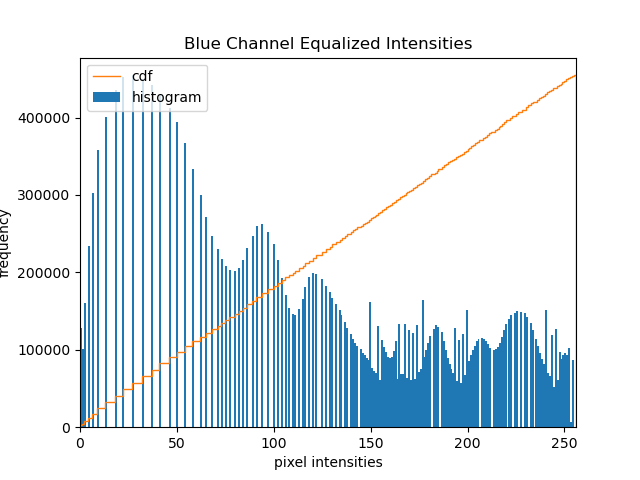
#> input picture data/Blue Channel Equalized Intensities.png, 640 x 480 px, given in place of DSC_0232.JPG, which was not available
$ jupyter execute hist_equalization.ipynb   (text cells are left out)
#> lines starting #> are read from the running program, lines starting #| are printed output that depends on the picture; pictures that were not available may be replaced by others from this repository, and a replacement may not be noted
[cell 1]
import matplotlib.pyplot as plt
import cv2

# [4 lines of commented-out code are left out]
img = cv2.imread('data/DSC_0232.JPG')
#> img is the input picture: shape (480, 640, 3); mean B, G, R 241.1, 234.4, 224.5
img = cv2.cvtColor(img, cv2.COLOR_BGR2RGB)
plt.imshow(img)
plt.axis('off')
plt.show()
img.shape
#> Out = (480, 640, 3)

[cell 2]
import numpy as np

np.max(img), np.min(img)
#> Out = (255, 0)

[cell 3]
red_channel_img   = img[:, :, 0]
green_channel_img = img[:, :, 1]
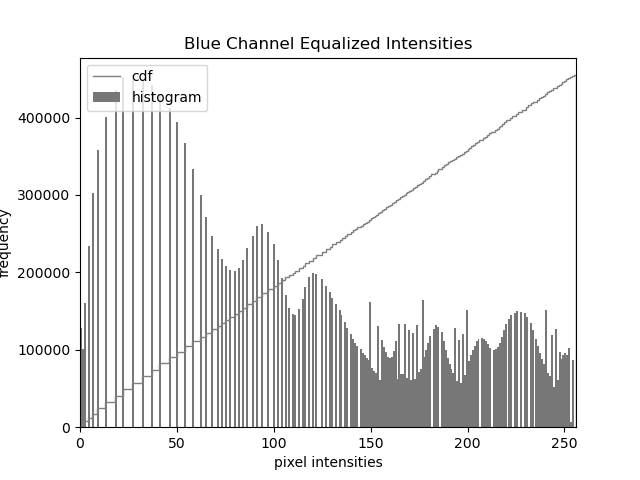
#> green_channel_img: shape (480, 640); min 0, max 255, mean 234.4
blue_channel_img  = img[:, :, 2]
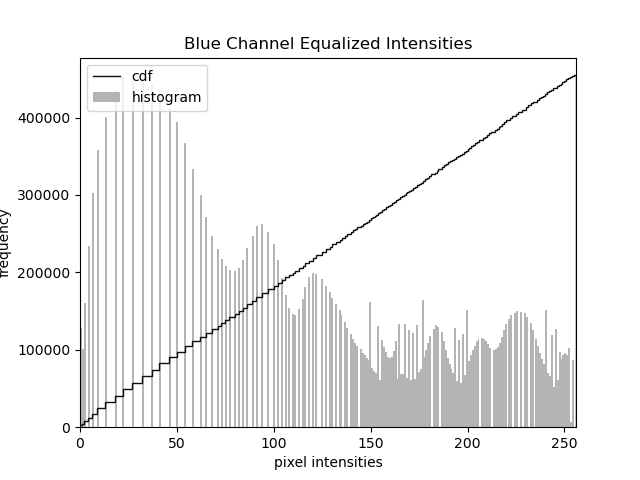
#> blue_channel_img: shape (480, 640); min 0, max 255, mean 241.1

[cell 4]
def plot_histogram(channel_intensities:np.ndarray, title:str, save=True):
    hist, bins = np.histogram(channel_intensities.ravel(), bins=256, range=(0,256))
    cdf = hist.cumsum()
    cdf_norm = cdf * float(hist.max()) / cdf.max()


    plt.hist(channel_intensities.ravel(), bins=256, range=(0,255))
    plt.stairs(cdf_norm)
    plt.title(title)
    plt.xlim([0, 256])
    plt.xlabel('pixel intensities')
    plt.ylabel('frequency')
    plt.legend(('cdf','histogram'), loc = 'upper left')
    if save:
        plt.savefig(f'data/{title}.png')

    plt.show()

plot_histogram(red_channel_img, 'Red Channel Intensities')
#> in plot_histogram, `hist, bins = np.histogram(channel_intensities.ravel(), bins=256, range..`: hist = 256 values, max 259652 at index 255, min 1 at index 51, mean 1200; bins = 257 values from 0 to 256
#> in plot_histogram, `cdf = hist.cumsum()`: cdf = 256 values from 2324 to 307200
#> in plot_histogram, `cdf_norm = cdf * float(hist.max()) / cdf.max()`: cdf_norm = 256 values from 1964.3 to 259652

[cell 5]
plot_histogram(green_channel_img, 'Green Channel Intensities')
#> call 2 of plot_histogram, with title = 'Green Channel Intensities', save = True
#> in plot_histogram (call 2), `hist, bins = np.histogram(channel_intensities.ravel(), bins=256, range..`: hist = 256 values, max 257664 at index 255, min 0 at index 145, mean 1200
#> in plot_histogram (call 2), `cdf_norm = cdf * float(hist.max()) / cdf.max()`: cdf_norm = 256 values from 1949.3 to 257664
#> in plot_histogram (call 2), `plt.savefig(f'data/{title}.png')`:
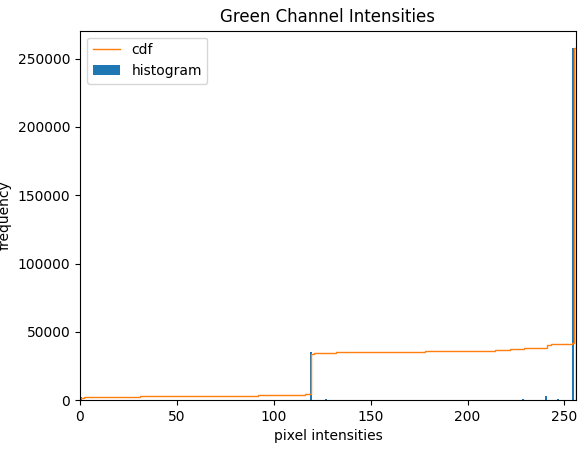
#> figure drawn by matplotlib, 1 panel; tallest bar 257664 high, from x = 254 to 255

[cell 6]
plot_histogram(blue_channel_img, 'Blue Channel Intensities')

[cell 7]
def calc_cdf(count):
    # pdf = count / sum(count)
    # pdf = count # TODO: Uncomment the above line when done debuging
    cdf = np.cumsum(count) / sum(count)
    # cdf = cdf / sum(count)
    return cdf

def histogram_equalization(image:np.ndarray, nbins=255):
    hist, bin_centers = np.histogram(image.ravel(), bins=nbins)
    # bin_width = bin_centers[1] - bin_centers[0]
    cdf = calc_cdf(hist)

    flattened_img = image.ravel()
    out = []
    for pix in flattened_img:
        out.append(cdf[pix-1])

    out = (np.array(out).reshape(image.shape) * 255).astype('uint8')
    return out
    # [9 lines of commented-out code are left out]

[cell 8]
red_equalized_channel = histogram_equalization(red_channel_img)
#> in histogram_equalization, `hist, bin_centers = np.histogram(image.ravel(), bins=nbins)`: hist = 255 values, max 259725 at index 254, min 1 at index 51, mean 1204.7; bin_centers = 256 values from 0 to 255
#> in calc_cdf, `cdf = np.cumsum(count) / sum(count)`: cdf = 255 values from 0.00757 to 1
#> after the loop in histogram_equalization, `for pix in flattened_img:`: out = 307200 items
plot_histogram(red_equalized_channel, 'Red Channel Equalized Intensities')
#> call 4 of plot_histogram, with title = 'Red Channel Equalized Intensities', save = True
#> in plot_histogram (call 4), `hist, bins = np.histogram(channel_intensities.ravel(), bins=256, range..`: hist = 256 values, max 261976 at index 255, min 0 at index 0, mean 1200
#> in plot_histogram (call 4), `cdf = hist.cumsum()`: cdf = 256 values from 0 to 307200
#> in plot_histogram (call 4), `cdf_norm = cdf * float(hist.max()) / cdf.max()`: cdf_norm = 256 values from 0 to 261976
#> in plot_histogram (call 4), `plt.savefig(f'data/{title}.png')`:
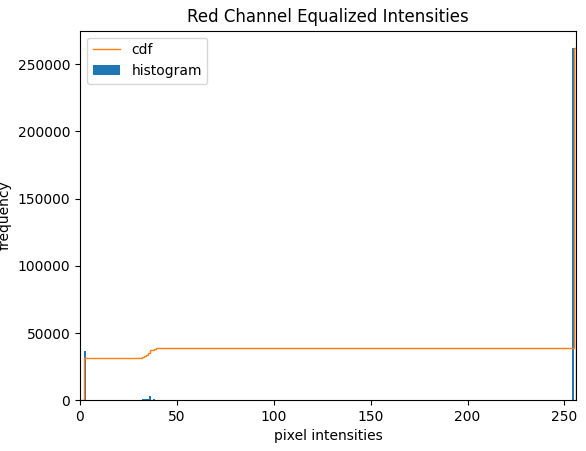
#> figure drawn by matplotlib, 1 panel; tallest bar 261976 high, from x = 254 to 255

# [9 lines of commented-out code are left out]

[cell 9]
green_equalized_channel = histogram_equalization(green_channel_img)
plot_histogram(green_equalized_channel, 'Green Channel Equalized Intensities')
#> in plot_histogram (call 5), `hist, bins = np.histogram(channel_intensities.ravel(), bins=256, range..`: hist = 256 values, max 259988 at index 255, min 0 at index 0, mean 1200
#> in plot_histogram (call 5), `cdf_norm = cdf * float(hist.max()) / cdf.max()`: cdf_norm = 256 values from 0 to 259988
#> in plot_histogram (call 5), `plt.savefig(f'data/{title}.png')`:
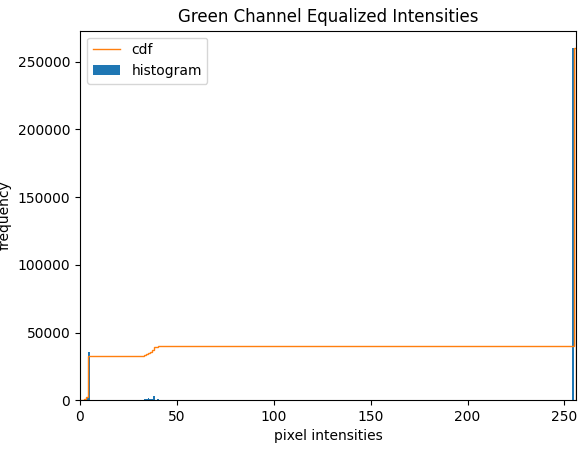
#> figure drawn by matplotlib, 1 panel; tallest bar 259988 high, from x = 254 to 255

[cell 10]
blue_equalized_channel = histogram_equalization(blue_channel_img)
plot_histogram(blue_equalized_channel, 'Blue Channel Equalized Intensities')

[cell 11]
out = np.zeros(img.shape, dtype='uint8')
out[:, :, 0] = red_equalized_channel
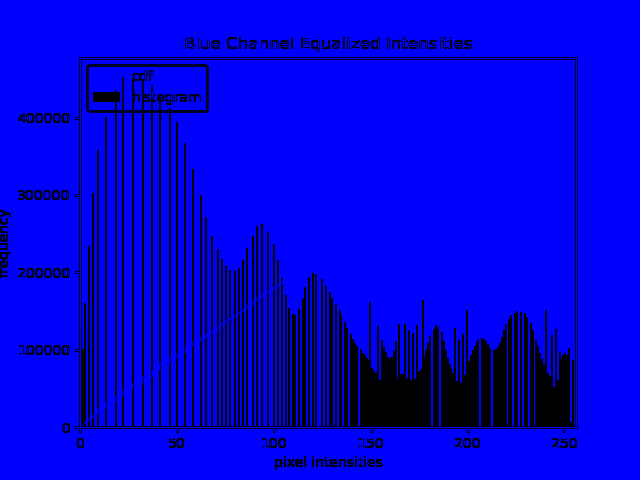
#> out: shape (480, 640, 3); mean of channels 0, 1, 2 218.7, 0, 0; drawn as B, G, R
out[:, :, 1] = green_equalized_channel
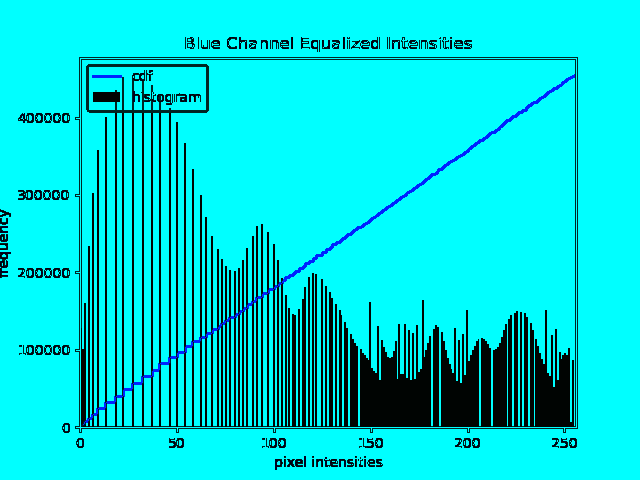
#> out: shape (480, 640, 3); mean of channels 0, 1, 2 218.7, 217.4, 0; drawn as B, G, R
out[:, :, 2] = blue_equalized_channel

[cell 12]
plt.imshow(out)
plt.axis('off')
# plt.savefig('data/our_histogram_output.png')
cv2.imwrite('data/our_histogram_output.png', cv2.cvtColor(out, cv2.COLOR_RGB2BGR))
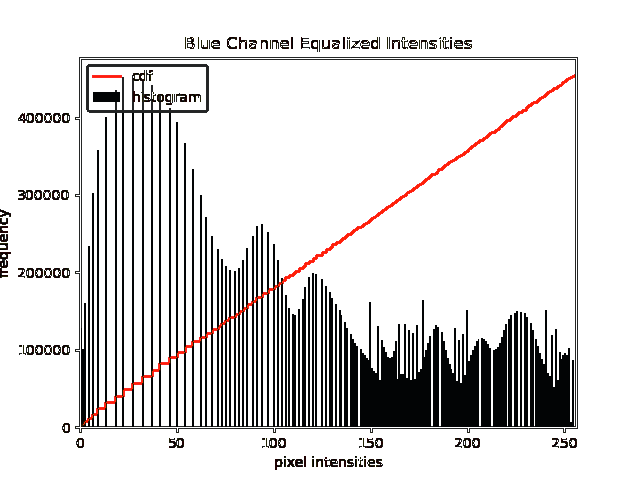
#> saved as our_histogram_output.png: shape (480, 640, 3); mean B, G, R 217.3, 217.4, 218.7

plt.show()

[cell 13]
def equalize_histogram_cv(img:np.ndarray):
    out = np.zeros(img.shape, dtype='uint8')
    for i in range(3):
        out[:, :, i] = cv2.equalizeHist(img[:, :, i])

    return out


# equ = cv2.equalizeHist(cv2.imread('The_dress_blueblackwhitegold.jpg', cv2.IMREAD_GRAYSCALE))
# equ = cv2.equalizeHist(green_channel_img)
cv2_result = equalize_histogram_cv(img)
#> after the loop in equalize_histogram_cv, `for i in range(3):`:
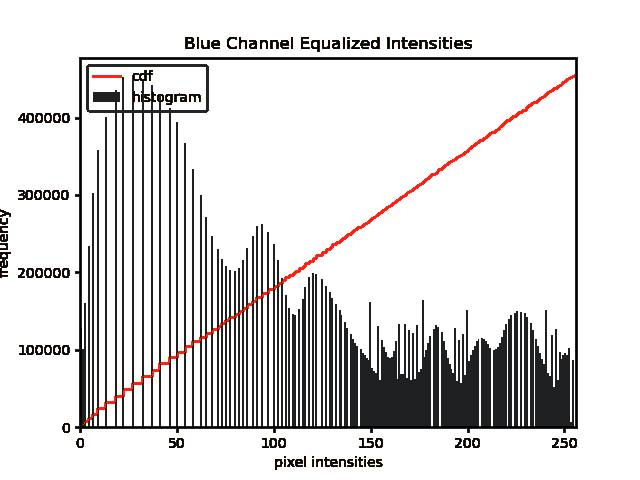
#> out: shape (480, 640, 3); mean R, G, B 220.1, 218.7, 218.7

# equ = equalize_histogram_cv(img)
res = np.hstack((out,cv2_result))

plt.imshow(res)
plt.axis('off')
# plt.savefig('data/histogram_compare_with_cv2.png')
plt.show()

[cell 14]
res.shape
#> Out = (480, 1280, 3)

[cell 15]
def resize_with_aspect_ratio(image, width=None, height=None):
    # Get the original image dimensions
    h, w = image.shape[:2]

    # Calculate the aspect ratio
    aspect_ratio = w / h

    if width is None:
        # Calculate height based on the specified width
        new_height = int(height / aspect_ratio)
        resized_image = cv2.resize(image, (height, new_height))
    else:
        # Calculate width based on the specified height
        new_width = int(width * aspect_ratio)
        resized_image = cv2.resize(image, (new_width, width))

    return resized_image
cv2.imwrite('data/histogram_compare_with_cv2.png', cv2.cvtColor(
    resize_with_aspect_ratio(res, height=6000),
    cv2.COLOR_RGB2BGR))
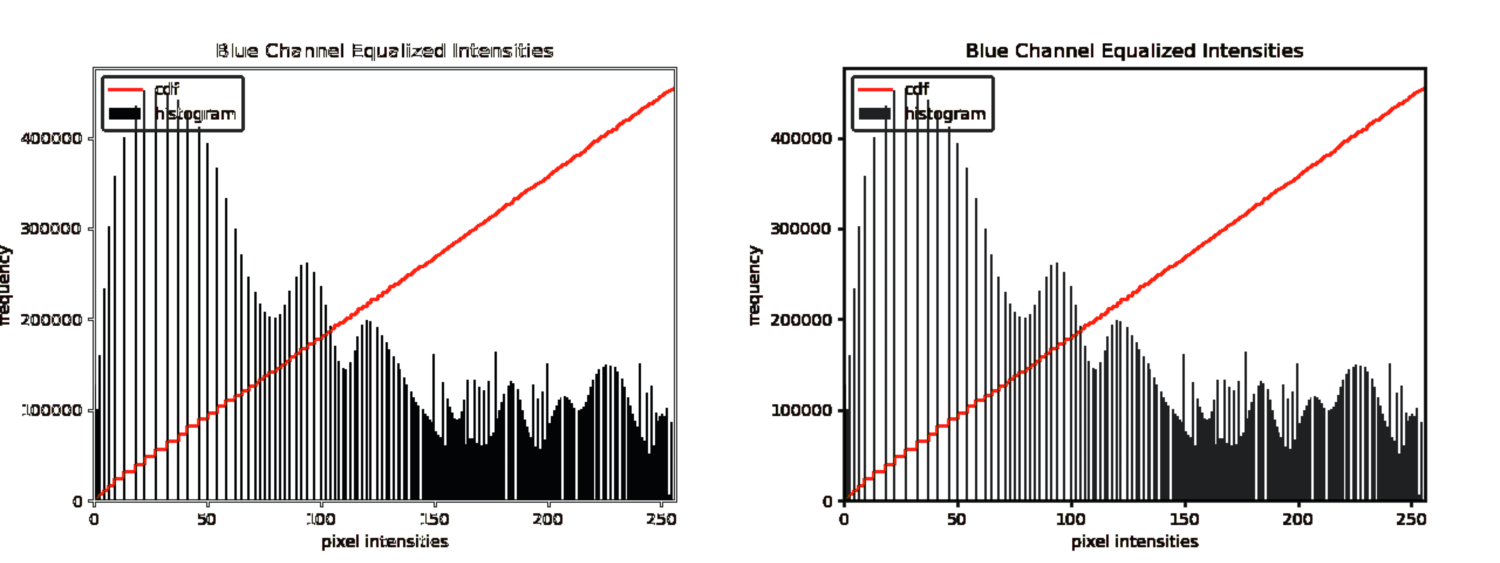
#> saved as histogram_compare_with_cv2.png: shape (2250, 6000, 3) (shown at 1/4 size); mean B, G, R 218, 218, 219.4
#> Out = True

[cell 16]
from math import log10, sqrt

def mean_squared_error(x1, x2):
    return np.mean(np.square(x1 - x2))


def psnr(x1, x2):
    mse = mean_squared_error(x1, x2)
    if(mse == 0):
        return 100
    max_pixel = 255.0
    psnr = 20 * log10(max_pixel / sqrt(mse))
    return psnr


print(f'Mean Square Error: {mean_squared_error(out, cv2_result):.2f}')
#| Mean Square Error: 6.31
print(f'PSNR: {psnr(out, cv2_result):.2f} db')
#> in psnr, `mse = mean_squared_error(x1, x2)`: mse = 6.31
#> in psnr, `psnr = 20 * log10(max_pixel / sqrt(mse))`: psnr = 40.13
#| PSNR: 40.13 db

$ run again, on data/Red Channel Equalized Intensities.png
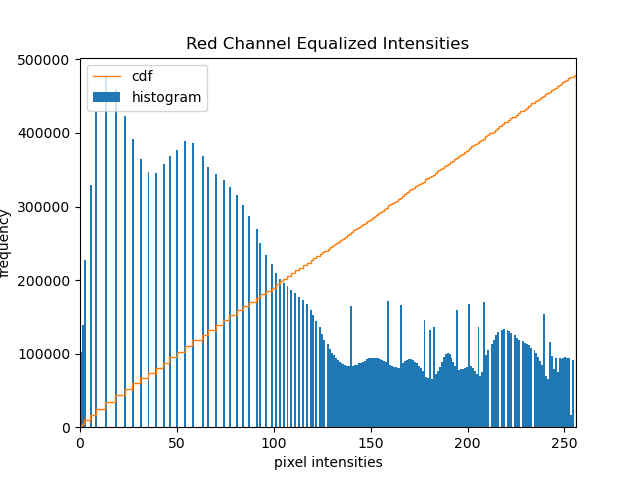
#> input picture data/Red Channel Equalized Intensities.png, 640 x 480 px, given in place of DSC_0232.JPG, which was not available
#> img is the input picture: shape (480, 640, 3); mean B, G, R 241.5, 235.2, 226
#> `np.max(img), np.min(img)`: Out = (255, 0)
#> in plot_histogram, `hist, bins = np.histogram(channel_intensities.ravel(), bins=256, range..`: hist = 256 values, max 261669 at index 255, min 0 at index 116, mean 1200; bins = 257 values from 0 to 256
#> in plot_histogram, `cdf = hist.cumsum()`: cdf = 256 values from 2324 to 307200
#> cdf_norm = 256 values from 1979.6 to 261669
#> in histogram_equalization, `hist, bin_centers = np.histogram(image.ravel(), bins=nbins)`: hist = 255 values, max 261748 at index 254, min 0 at index 116, mean 1204.7; bin_centers = 256 values from 0 to 255
#> in calc_cdf, `cdf = np.cumsum(count) / sum(count)`: cdf = 255 values from 0.00757 to 1
#> after the loop in histogram_equalization, `for pix in flattened_img:`: out = 307200 items
#> in plot_histogram (call 5), `hist, bins = np.histogram(channel_intensities.ravel(), bins=256, range..`: hist = 256 values, max 261997 at index 255, min 0 at index 0, mean 1200
#> cdf_norm = 256 values from 0 to 261997
#> in plot_histogram (call 5), `plt.savefig(f'data/{title}.png')`:
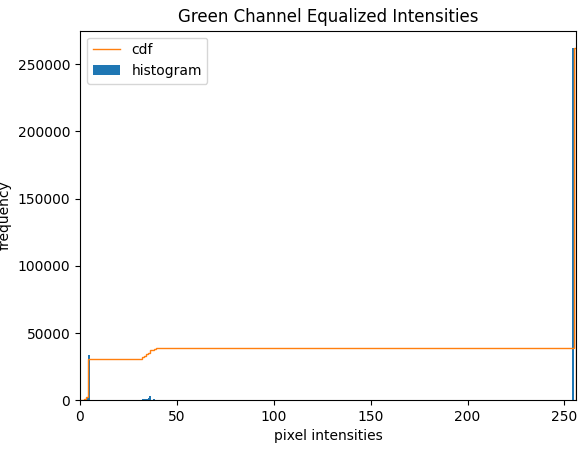
#> figure drawn by matplotlib, 1 panel; tallest bar 261997 high, from x = 254 to 255
#> `cv2.imwrite('data/histogram_compare_with_cv2.png', cv2.cvtColor( resiz..`:
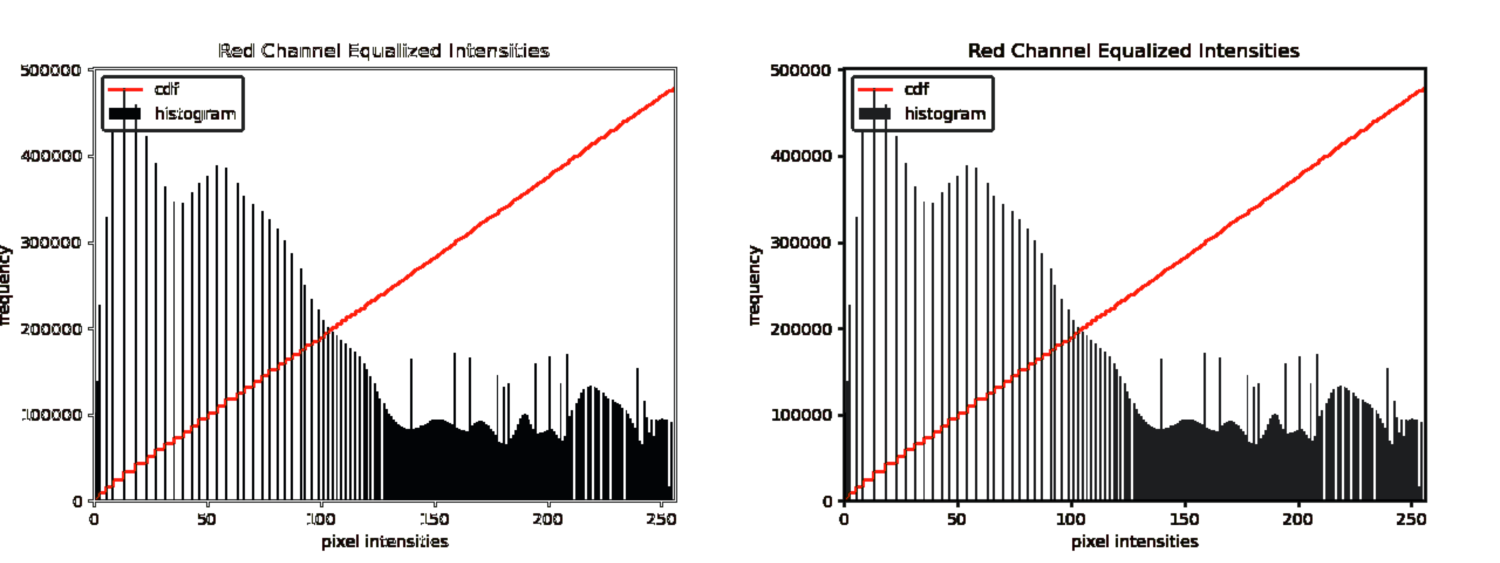
#> saved as histogram_compare_with_cv2.png: shape (2250, 6000, 3) (shown at 1/4 size); mean B, G, R 219.4, 219.4, 220.8
#> `cv2.imwrite('data/histogram_compare_with_cv2.png', cv2.cvtColor( resiz..`: Out = True
#| Mean Square Error: 19.84
#> mse = 19.84
#> psnr = 35.15
#| PSNR: 35.15 db

$ run again, on data/Red Channel Intensities.png
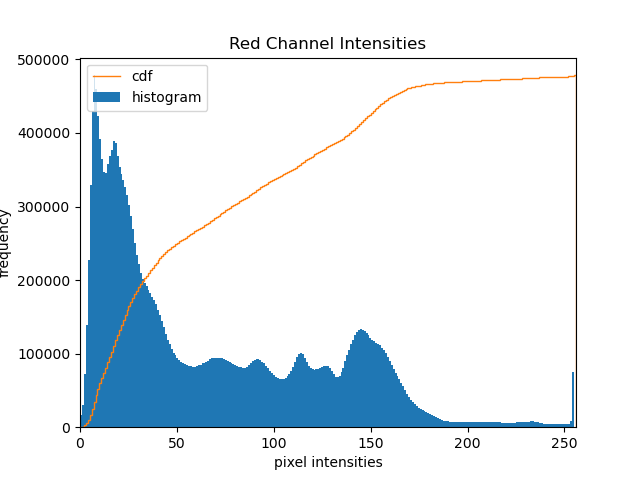
#> input picture data/Red Channel Intensities.png, 640 x 480 px, given in place of DSC_0232.JPG, which was not available
#> img is the input picture: shape (480, 640, 3); mean B, G, R 241.8, 235.5, 226.4
#> `np.max(img), np.min(img)`: Out = (255, 0)
#> in plot_histogram, `hist, bins = np.histogram(channel_intensities.ravel(), bins=256, range..`: hist = 256 values, max 262471 at index 255, min 0 at index 116, mean 1200; bins = 257 values from 0 to 256
#> in plot_histogram, `cdf = hist.cumsum()`: cdf = 256 values from 2226 to 307200
#> cdf_norm = 256 values from 1901.9 to 262471
#> in histogram_equalization, `hist, bin_centers = np.histogram(image.ravel(), bins=nbins)`: hist = 255 values, max 262546 at index 254, min 0 at index 116, mean 1204.7; bin_centers = 256 values from 0 to 255
#> in calc_cdf, `cdf = np.cumsum(count) / sum(count)`: cdf = 255 values from 0.00725 to 1
#> after the loop in histogram_equalization, `for pix in flattened_img:`: out = 307200 items
#> `cv2.imwrite('data/histogram_compare_with_cv2.png', cv2.cvtColor( resiz..`:
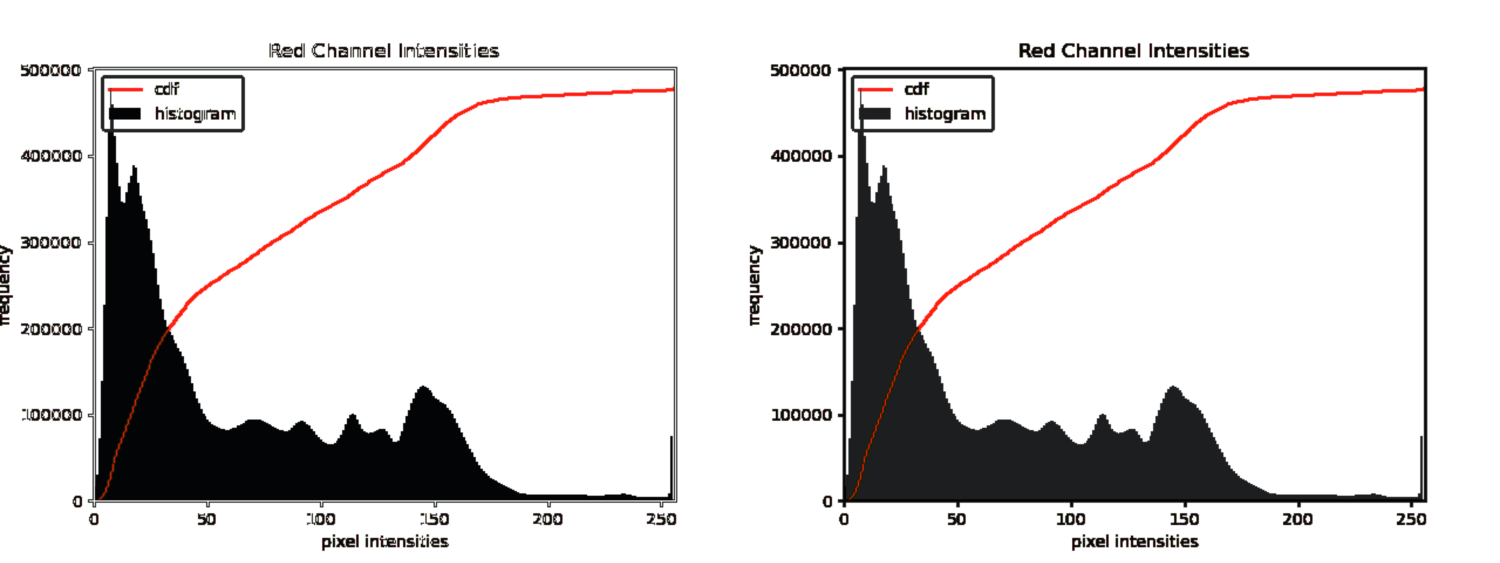
#> saved as histogram_compare_with_cv2.png: shape (2250, 6000, 3) (shown at 1/4 size); mean B, G, R 220, 220, 221.3
#> `cv2.imwrite('data/histogram_compare_with_cv2.png', cv2.cvtColor( resiz..`: Out = True
#| Mean Square Error: 21.50
#> mse = 21.5
#> psnr = 34.81
#| PSNR: 34.81 db
